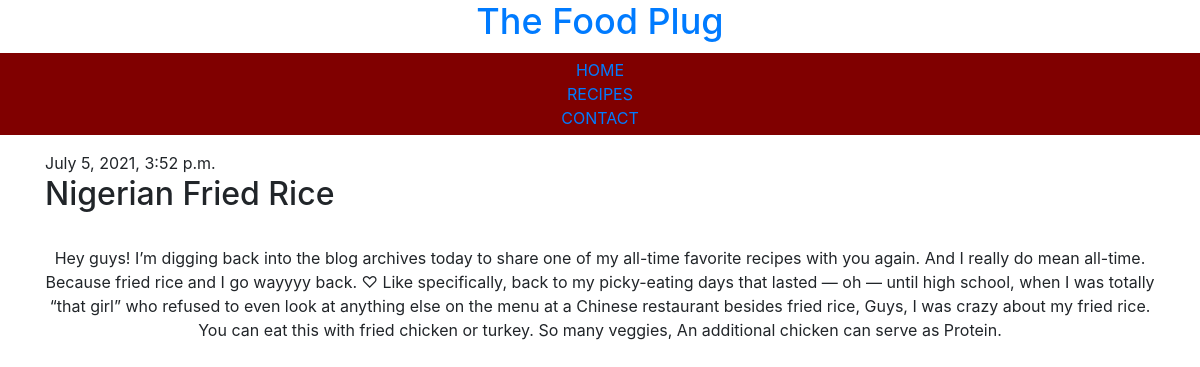
The app's page /post/1/ with its own data.
### foodblog/models.py (models this page shows, shortened)
class Post(models.Model):
    author = models.ForeignKey(settings.AUTH_USER_MODEL, on_delete=models.CASCADE)
    title = models.CharField(max_length=200)
    image = models.URLField(max_length=200)
    text = models.TextField()
    published_date = models.DateTimeField(default=timezone.now, blank=True, null=True)

### foodblog/views.py (the view)
# urls.py: path('post/<int:pk>/', views.post_detail, name='post_detail'),
def post_detail(request, pk):
    post = get_object_or_404(Post, pk=pk)
    return render(request, 'foodblog/post_detail.html', {'post': post})

### foodblog/templates/foodblog/post_detail.html (shortened to what this page needs)
{% extends 'foodblog/base.html' %}
{% block content %}
    <article class="post">
        {% if post.published_date %}
            <time class="date">
                {{ post.published_date }}
            </time>
        {% endif %}
        <h2>{{ post.title }}</h2>
        <p>{{ post.text|linebreaksbr }}</p>
    </article>
{% endblock %}

### foodblog/static/css/foodb.css (style rules this page uses)
p { text-align: center; margin-bottom: 15px; }

### records on screen
Post: published_date "July 5, 2021, 3:52 p.m.", title "Nigerian Fried Rice", text "Hey guys! I’m digging back into the blog archives today to share one of my all-time favorite recipes with you again. And I really do mean all-time. Because fried rice and I go wayyyy back. ♡ Like specifically, back to my picky-eating days that lasted — oh — until high school, when I was totally “that girl” who refused to even look at anything else on the menu at a Chinese restaurant besides fried rice, Guys, I was crazy about my fried rice. You can eat this with fried chicken or turkey. So many veggies, An additional chicken can serve as Protein."
